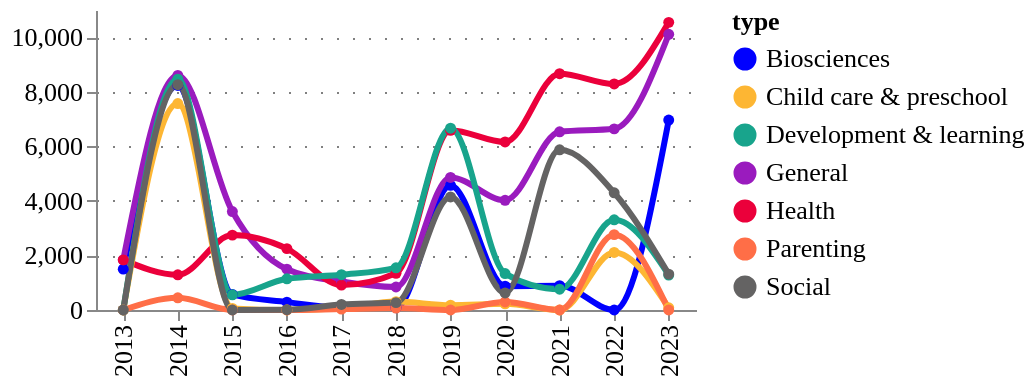

The notebook cell saved with this chart:
### Code cell
fig = pu.ts_smooth(
    tech_applications_ts,
    tech_applications_ts[column].unique(),
    variable= "amount",
    variable_title = "",
    category_column = column,
    width = 300,
    height = 150,
    legend_orient='right',
)
pu.configure_plots(fig)

### Figure 1 — Vega-Lite specification as saved in the notebook (floating-point values rounded to 4 significant figures)
{"config": {"title": {"font": "Averta", "anchor": "start"}, "subtitle": {"font": "Averta"}, "axis": {"labelFont": "Averta", "titleFont": "Averta", "gridColor": "grey", "gridDash": [1, 7], "labelFontSize": 13, "titleFontSize": 13}, "header": {"labelFont": "Averta", "titleFont": "Averta"}, "legend": {"labelFont": "Averta", "titleFont": "Averta", "labelFontSize": 13, "titleFontSize": 13}, "range": {"category": ["#0000FF", "#FDB633", "#18A48C", "#9A1BBE", "#EB003B", "#FF6E47", "#646363", "#0F294A", "#97D9E3", "#A59BEE", "#F6A4B7", "#D2C9C0", "#FFFFFF", "#000000"], "ordinal": {"scheme": ["#0000FF", "#FDB633", "#18A48C", "#9A1BBE", "#EB003B", "#FF6E47", "#646363", "#0F294A", "#97D9E3", "#A59BEE", "#F6A4B7", "#D2C9C0", "#FFFFFF", "#000000"]}}, "view": {"strokeWidth": 0}}, "data": {"name": "data-7b43f8f3c61373369eb0e96d7fa96952"}, "mark": {"type": "line", "interpolate": "monotone", "point": {"filled": true, "size": 30}, "size": 3, "strokeDash": [0]}, "encoding": {"color": {"field": "type", "legend": {"orient": "right"}, "type": "nominal"}, "tooltip": [{"field": "year", "title": "Year", "type": "ordinal"}, {"field": "type", "type": "nominal"}, {"field": "amount", "format": ".3f", "title": "", "type": "quantitative"}], "x": {"field": "year", "title": "", "type": "ordinal"}, "y": {"field": "amount", "title": "", "type": "quantitative"}}, "height": 150, "title": {"anchor": "start", "text": "", "fontSize": 14, "subtitle": "", "subtitleFont": "Averta", "subtitleFontSize": 13}, "width": 300, "$schema": "https://vega.github.io/schema/vega-lite/v4.17.0.json", "datasets": {"data-7b43f8f3c61373369eb0e96d7fa96952": [{"year": 2013, "type": "Biosciences", "counts": 1.0, "counts_prop": 0.006, "amount": 1498.0, "amount_prop": 0.019}, {"year": 2014, "type": "Biosciences", "counts": 3.0, "counts_prop": 0.019, "amount": 8233.0, "amount_prop": 0.104}, {"year": 2015, "type": "Biosciences", "counts": 1.0, "counts_prop": 0.006, "amount": 569.0, "amount_prop": 0.007}, {"year": 2016, "type": "Biosciences", "counts": 2.0, "counts_prop": 0.013, "amount": 289.0, "amount_prop": 0.004}, {"year": 2017, "type": "Biosciences", "counts": 1.0, "counts_prop": 0.006, "amount": 83.84, "amount_prop": 0.001}, {"year": 2018, "type": "Biosciences", "counts": 2.0, "counts_prop": 0.013, "amount": 84.82, "amount_prop": 0.001}, {"year": 2019, "type": "Biosciences", "counts": 7.0, "counts_prop": 0.045, "amount": 4569.0, "amount_prop": 0.058}, {"year": 2020, "type": "Biosciences", "counts": 3.0, "counts_prop": 0.019, "amount": 873.8, "amount_prop": 0.011}, {"year": 2021, "type": "Biosciences", "counts": 3.0, "counts_prop": 0.019, "amount": 891.6, "amount_prop": 0.011}, {"year": 2022, "type": "Biosciences", "counts": 3.0, "counts_prop": 0.019, "amount": 0.0, "amount_prop": 0.0}, {"year": 2023, "type": "Biosciences", "counts": 7.0, "counts_prop": 0.045, "amount": 6964.0, "amount_prop": 0.088}, {"year": 2013, "type": "General", "counts": 3.0, "counts_prop": 0.019, "amount": 1839.0, "amount_prop": 0.023}, {"year": 2014, "type": "General", "counts": 3.0, "counts_prop": 0.019, "amount": 8601.0, "amount_prop": 0.109}, {"year": 2015, "type": "General", "counts": 7.0, "counts_prop": 0.045, "amount": 3610.0, "amount_prop": 0.046}, {"year": 2016, "type": "General", "counts": 7.0, "counts_prop": 0.045, "amount": 1495.0, "amount_prop": 0.019}, {"year": 2017, "type": "General", "counts": 10.0, "counts_prop": 0.065, "amount": 1043.0, "amount_prop": 0.013}, {"year": 2018, "type": "General", "counts": 10.0, "counts_prop": 0.065, "amount": 843.3, "amount_prop": 0.011}, {"year": 2019, "type": "General", "counts": 9.0, "counts_prop": 0.058, "amount": 4861.0, "amount_prop": 0.061}, {"year": 2020, "type": "General", "counts": 16.0, "counts_prop": 0.103, "amount": 4023.0, "amount_prop": 0.051}, {"year": 2021, "type": "General", "counts": 13.0, "counts_prop": 0.084, "amount": 6533.0, "amount_prop": 0.083}, {"year": 2022, "type": "General", "counts": 13.0, "counts_prop": 0.084, "amount": 6642.0, "amount_prop": 0.084}, {"year": 2023, "type": "General", "counts": 10.0, "counts_prop": 0.065, "amount": 10110.0, "amount_prop": 0.128}, {"year": 2013, "type": "Health", "counts": 3.0, "counts_prop": 0.019, "amount": 1839.0, "amount_prop": 0.023}, {"year": 2014, "type": "Health", "counts": 3.0, "counts_prop": 0.019, "amount": 1290.0, "amount_prop": 0.016}, {"year": 2015, "type": "Health", "counts": 4.0, "counts_prop": 0.026, "amount": 2746.0, "amount_prop": 0.035}, {"year": 2016, "type": "Health", "counts": 6.0, "counts_prop": 0.039, "amount": 2251.0, "amount_prop": 0.028}, {"year": 2017, "type": "Health", "counts": 7.0, "counts_prop": 0.045, "amount": 912.4, "amount_prop": 0.012}, {"year": 2018, "type": "Health", "counts": 10.0, "counts_prop": 0.065, "amount": 1347.0, "amount_prop": 0.017}, {"year": 2019, "type": "Health", "counts": 11.0, "counts_prop": 0.071, "amount": 6590.0, "amount_prop": 0.083}, {"year": 2020, "type": "Health", "counts": 17.0, "counts_prop": 0.11, "amount": 6160.0, "amount_prop": 0.078}, {"year": 2021, "type": "Health", "counts": 13.0, "counts_prop": 0.084, "amount": 8665.0, "amount_prop": 0.11}, {"year": 2022, "type": "Health", "counts": 14.0, "counts_prop": 0.09, "amount": 8289.0, "amount_prop": 0.105}, {"year": 2023, "type": "Health", "counts": 9.0, "counts_prop": 0.058, "amount": 10550.0, "amount_prop": 0.133}, {"year": 2013, "type": "Child care & preschool", "counts": 0.0, "counts_prop": 0.0, "amount": 0.0, "amount_prop": 0.0}, {"year": 2014, "type": "Child care & preschool", "counts": 1.0, "counts_prop": 0.006, "amount": 7571.0, "amount_prop": 0.096}, {"year": 2015, "type": "Child care & preschool", "counts": 1.0, "counts_prop": 0.006, "amount": 55.86, "amount_prop": 0.001}, {"year": 2016, "type": "Child care & preschool", "counts": 0.0, "counts_prop": 0.0, "amount": 0.0, "amount_prop": 0.0}, {"year": 2017, "type": "Child care & preschool", "counts": 2.0, "counts_prop": 0.013, "amount": 62.45, "amount_prop": 0.001}, {"year": 2018, "type": "Child care & preschool", "counts": 2.0, "counts_prop": 0.013, "amount": 307.3, "amount_prop": 0.004}, {"year": 2019, "type": "Child care & preschool", "counts": 1.0, "counts_prop": 0.006, "amount": 177.4, "amount_prop": 0.002}, {"year": 2020, "type": "Child care & preschool", "counts": 2.0, "counts_prop": 0.013, "amount": 224.7, "amount_prop": 0.003}, {"year": 2021, "type": "Child care & preschool", "counts": 0.0, "counts_prop": 0.0, "amount": 0.0, "amount_prop": 0.0}, {"year": 2022, "type": "Child care & preschool", "counts": 3.0, "counts_prop": 0.019, "amount": 2109.0, "amount_prop": 0.027}, {"year": 2023, "type": "Child care & preschool", "counts": 2.0, "counts_prop": 0.013, "amount": 79.51, "amount_prop": 0.001}, {"year": 2013, "type": "Development & learning", "counts": 0.0, "counts_prop": 0.0, "amount": 0.0, "amount_prop": 0.0}, {"year": 2014, "type": "Development & learning", "counts": 4.0, "counts_prop": 0.026, "amount": 8462.0, "amount_prop": 0.107}, {"year": 2015, "type": "Development & learning", "counts": 1.0, "counts_prop": 0.006, "amount": 559.1, "amount_prop": 0.007}, {"year": 2016, "type": "Development & learning", "counts": 3.0, "counts_prop": 0.019, "amount": 1145.0, "amount_prop": 0.014}, {"year": 2017, "type": "Development & learning", "counts": 6.0, "counts_prop": 0.039, "amount": 1296.0, "amount_prop": 0.016}, {"year": 2018, "type": "Development & learning", "counts": 9.0, "counts_prop": 0.058, "amount": 1547.0, "amount_prop": 0.02}, {"year": 2019, "type": "Development & learning", "counts": 10.0, "counts_prop": 0.065, "amount": 6668.0, "amount_prop": 0.084}, {"year": 2020, "type": "Development & learning", "counts": 5.0, "counts_prop": 0.032, "amount": 1337.0, "amount_prop": 0.017}, {"year": 2021, "type": "Development & learning", "counts": 6.0, "counts_prop": 0.039, "amount": 762.5, "amount_prop": 0.01}, {"year": 2022, "type": "Development & learning", "counts": 7.0, "counts_prop": 0.045, "amount": 3306.0, "amount_prop": 0.042}, {"year": 2023, "type": "Development & learning", "counts": 5.0, "counts_prop": 0.032, "amount": 1281.0, "amount_prop": 0.016}, {"year": 2013, "type": "Parenting", "counts": 0.0, "counts_prop": 0.0, "amount": 0.0, "amount_prop": 0.0}, {"year": 2014, "type": "Parenting", "counts": 1.0, "counts_prop": 0.006, "amount": 446.8, "amount_prop": 0.006}, {"year": 2015, "type": "Parenting", "counts": 0.0, "counts_prop": 0.0, "amount": 0.0, "amount_prop": 0.0}, {"year": 2016, "type": "Parenting", "counts": 0.0, "counts_prop": 0.0, "amount": 0.0, "amount_prop": 0.0}, {"year": 2017, "type": "Parenting", "counts": 1.0, "counts_prop": 0.006, "amount": 35.1, "amount_prop": 0.0}, {"year": 2018, "type": "Parenting", "counts": 1.0, "counts_prop": 0.006, "amount": 69.5, "amount_prop": 0.001}, {"year": 2019, "type": "Parenting", "counts": 2.0, "counts_prop": 0.013, "amount": 0.0, "amount_prop": 0.0}, {"year": 2020, "type": "Parenting", "counts": 3.0, "counts_prop": 0.019, "amount": 296.3, "amount_prop": 0.004}, {"year": 2021, "type": "Parenting", "counts": 0.0, "counts_prop": 0.0, "amount": 0.0, "amount_prop": 0.0}, {"year": 2022, "type": "Parenting", "counts": 3.0, "counts_prop": 0.019, "amount": 2763.0, "amount_prop": 0.035}, {"year": 2023, "type": "Parenting", "counts": 1.0, "counts_prop": 0.006, "amount": 0.0, "amount_prop": 0.0}, {"year": 2013, "type": "Social", "counts": 0.0, "counts_prop": 0.0, "amount": 0.0, "amount_prop": 0.0}, {"year": 2014, "type": "Social", "counts": 4.0, "counts_prop": 0.026, "amount": 8262.0, "amount_prop": 0.104}, {"year": 2015, "type": "Social", "counts": 0.0, "counts_prop": 0.0, "amount": 0.0, "amount_prop": 0.0}, {"year": 2016, "type": "Social", "counts": 1.0, "counts_prop": 0.006, "amount": 9.99, "amount_prop": 0.0}, {"year": 2017, "type": "Social", "counts": 2.0, "counts_prop": 0.013, "amount": 202.3, "amount_prop": 0.003}, {"year": 2018, "type": "Social", "counts": 2.0, "counts_prop": 0.013, "amount": 270.8, "amount_prop": 0.003}, {"year": 2019, "type": "Social", "counts": 3.0, "counts_prop": 0.019, "amount": 4146.0, "amount_prop": 0.052}, {"year": 2020, "type": "Social", "counts": 6.0, "counts_prop": 0.039, "amount": 625.0, "amount_prop": 0.008}, {"year": 2021, "type": "Social", "counts": 4.0, "counts_prop": 0.026, "amount": 5873.0, "amount_prop": 0.074}, {"year": 2022, "type": "Social", "counts": 5.0, "counts_prop": 0.032, "amount": 4297.0, "amount_prop": 0.054}, {"year": 2023, "type": "Social", "counts": 3.0, "counts_prop": 0.019, "amount": 1316.0, "amount_prop": 0.017}]}}
